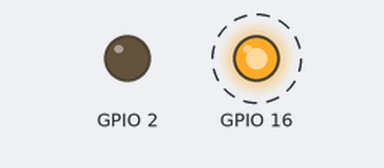
Recording of a sketch running on a simulated ESP8266 (NodeMCU). On the bench: output pins drawn as LEDs (lit = HIGH). Dashed ring = blinking. WiFi joins after 1.5 s; servers stay silent unless stated.

Above: at 1.61 s.
Timing chart, 0 to 4.5 s (numbered marks = the images above):
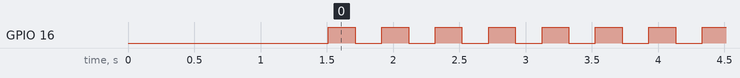

Measured:
- by itself, GPIO 16: alternates HIGH for 0.20 s and LOW for 0.20 s

The sketch:

TestESP8266_WIFI_server_control_led_v2.ino
```cpp
#include <ESP8266WiFi.h>
#define MAX_SRV_CLIENTS 3   //最大同时联接数，即你想要接入的设备数量，8266tcpserver只能接入五个，哎

const char *ssid = "NETGEAR19"; ////这里是我的wifi，你使用时修改为你要连接的wifi ssid
const char *password = "19891114"; //你要连接的wifi密码

WiFiServer server(8266);//你要的端口号，随意修改，范围0-65535
WiFiClient serverClients[MAX_SRV_CLIENTS];

void setup()
{
    Serial.begin(115200);
    delay(10);
    pinMode(16, OUTPUT);
    pinMode(2, OUTPUT);
    digitalWrite(16, 0);
    WiFi.begin(ssid, password);

    while (WiFi.status() != WL_CONNECTED)
    {
        delay(500);
    }
    server.begin();
    server.setNoDelay(true);  //加上后才正常些
}

void blink()
{
    static long previousMillis = 0;
    static int currstate = 0;

    if (millis() - previousMillis > 200)  //200ms
    {
        previousMillis = millis();
        currstate = 1 - currstate;
        digitalWrite(16, currstate);
    }
}
void loop()
{
    blink();

    uint8_t i;
    if (server.hasClient())
    {
        for (i = 0; i < MAX_SRV_CLIENTS; i++)
        {
            if (!serverClients[i] || !serverClients[i].connected())
            {
                if (serverClients[i]) serverClients[i].stop();//未联接,就释放
                serverClients[i] = server.available();//分配新的
                continue;
            }

        }
        WiFiClient serverClient = server.available();
        serverClient.stop();
    }
    for (i = 0; i < MAX_SRV_CLIENTS; i++)
    {
        if (serverClients[i] && serverClients[i].connected())
        {
            digitalWrite(16, 0);//有链接存在,就一直长亮

            if (serverClients[i].available())
            {
//                  digitalWrite(2, HIGH);
//                  delay(1000);
//                  digitalWrite(2,LOW);
                  uint8_t msg = serverClients[i].read();
                  serverClients[i].write(msg);
                  if('1' == msg){
                    digitalWrite(2, HIGH);
                    } else if('0' == msg){
                      digitalWrite(2,LOW);
                      }
                  Serial.write(serverClients[i].read());

            }
        }
    }
    /*if (Serial.available())
    {
        size_t len = Serial.available();
        uint8_t sbuf[len];
        Serial.readBytes(sbuf, len);
        //push UART data to all connected telnet clients
        for (i = 0; i < MAX_SRV_CLIENTS; i++)
        {
            if (serverClients[i] && serverClients[i].connected())
            {
                serverClients[i].write(sbuf, len);  //向所有客户端发送数据
                delay(1);
            }
        }
    }*/
}
```
